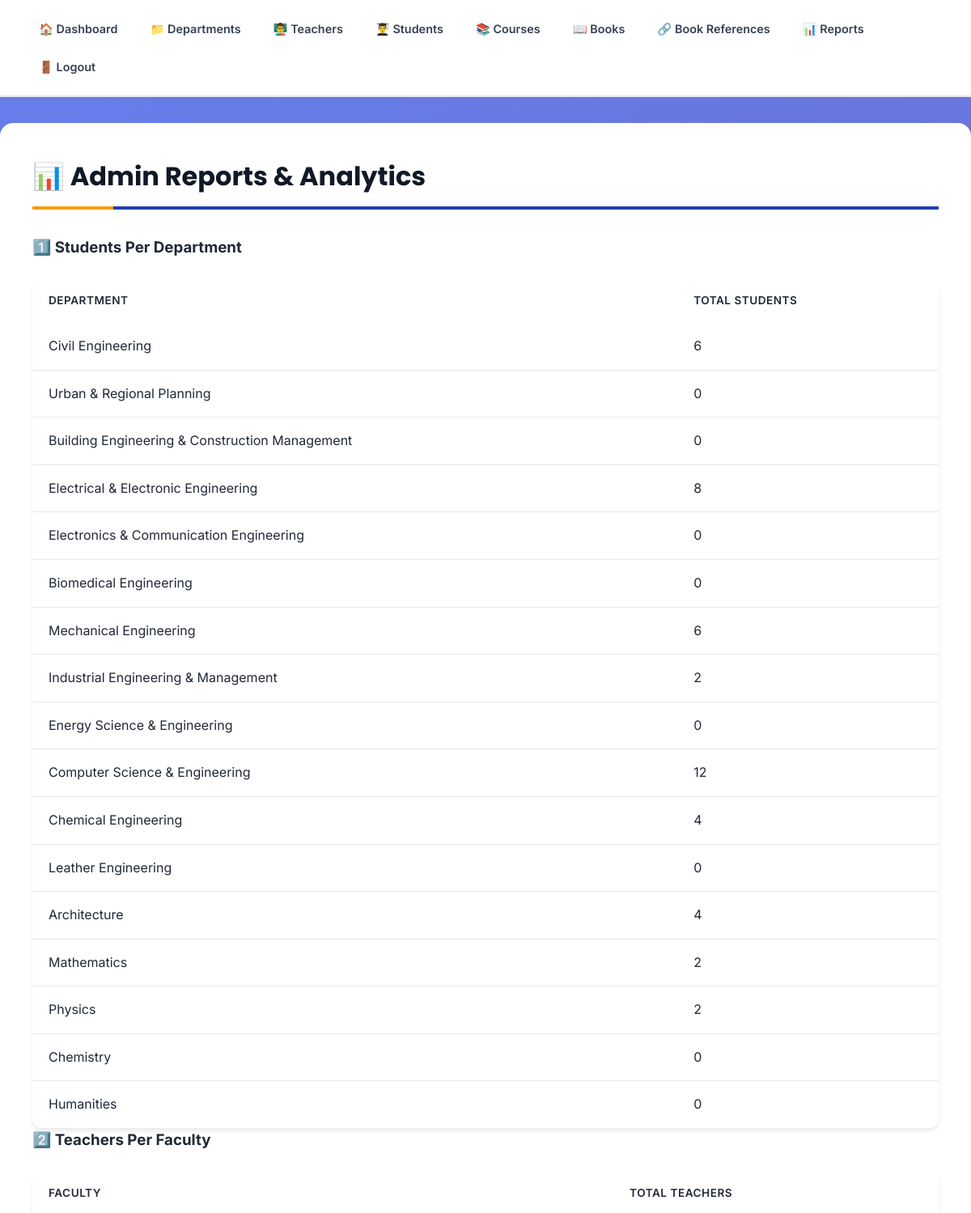
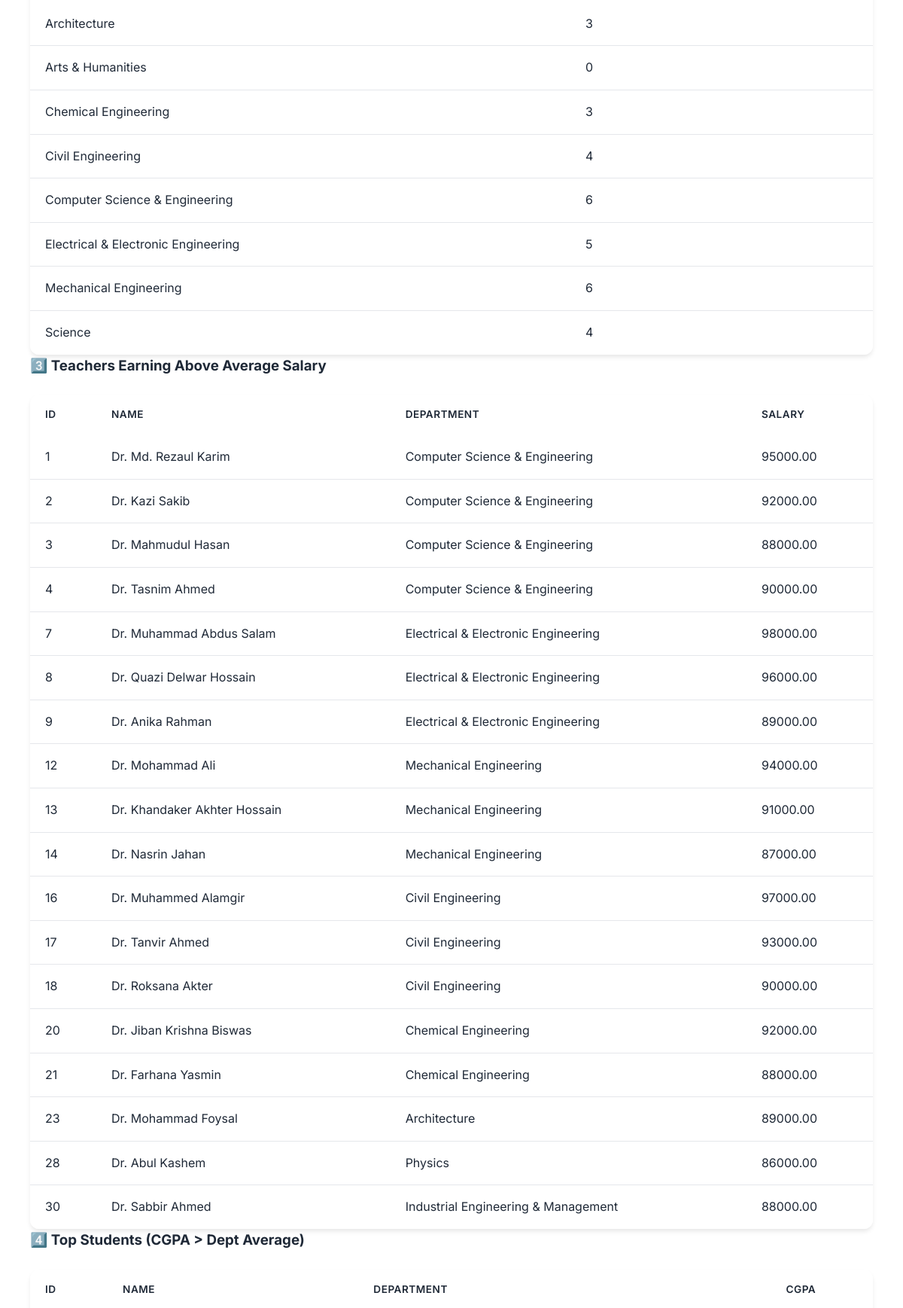
Screenshot of /admin/reports.php (signed in, upper part) with the database file from the repository (2 pictures, top to bottom).
### tables this page shows
CREATE TABLE `departments` (
  `dept_id` int(11) NOT NULL,
  `dept_name` varchar(50) NOT NULL,
  `faculty` varchar(50) NOT NULL,
  `no_of_students` int(11) DEFAULT 0 CHECK (`no_of_students` >= 0)
);

### public/admin/reports.php (the view, shortened to what this page needs)
<?php
require_once __DIR__ . '/../../src/db.php';
?>
<!doctype html>
<html>
<head>
  <link rel="stylesheet" href="../../css/style.css">
</head>
<body>
<?php include __DIR__ . '/../../src/admin_nav.php'; ?>
  <main class="container">
    <h2>📊 Admin Reports & Analytics</h2>
    <section>
      <h3>1️⃣ Students Per Department</h3>
      <?php
      $res=$mysqli->query("SELECT * FROM view_students_per_dept");
      echo '<table class="data-table"><tr><th>Department</th><th>Total Students</th></tr>';
      while($row=$res->fetch_assoc()){
        echo '<tr><td>'.htmlspecialchars($row['dept_name']).'</td><td>'.$row['total_students'].'</td></tr>';
      }
      echo '</table>';
      ?>
    </section>
    <section>
      <h3>2️⃣ Teachers Per Faculty</h3>
      <?php
      $res=$mysqli->query("SELECT * FROM view_teachers_per_faculty");
      echo '<table class="data-table"><tr><th>Faculty</th><th>Total Teachers</th></tr>';
      while($row=$res->fetch_assoc()){
        echo '<tr><td>'.htmlspecialchars($row['faculty']).'</td><td>'.$row['total_teachers'].'</td></tr>';
      }
      echo '</table>';
      ?>
    </section>
    <section>
      <h3>3️⃣ Teachers Earning Above Average Salary</h3>
      <?php
      $res=$mysqli->query("SELECT * FROM view_high_salary_teachers");
      echo '<table class="data-table"><tr><th>ID</th><th>Name</th><th>Department</th><th>Salary</th></tr>';
      while($row=$res->fetch_assoc()){
        echo '<tr><td>'.$row['t_id'].'</td><td>'.htmlspecialchars($row['t_name']).'</td><td>'.
             htmlspecialchars($row['dept_name']).'</td><td>'.$row['salary'].'</td></tr>';
      }
      echo '</table>';
      ?>
    </section>
    <section>
      <h3>4️⃣ Top Students (CGPA > Dept Average)</h3>
      <?php
      echo '<table class="data-table"><tr><th>ID</th><th>Name</th><th>Department</th><th>CGPA</th></tr>';
      echo '</table>';
      ?>
    </section>
  </main>
</body>
</html>

### css/style.css (style rules this page uses)
* { margin: 0; padding: 0; box-sizing: border-box; }
:root { --primary-color: #1e40af; --primary-dark: #1e3a8a; --primary-light: #3b82f6; --secondary-color: #0891b2; --accent-color: #f59e0b; --success-color: #10b981; --danger-color: #ef4444; --warning-color: #f59e0b; --white: #ffffff; --gray-50: #f9fafb; --gray-100: #f3f4f6; --gray-200: #e5e7eb; --gray-300: #d1d5db; --gray-400: #9ca3af; --gray-600: #4b5563; --gray-700: #374151; --gray-800: #1f2937; --gray-900: #111827; --shadow-sm: 0 1px 2px 0 rgba(0, 0, 0, 0.05); --shadow-md: 0 4px 6px -1px rgba(0, 0, 0, 0.1); --shadow-lg: 0 10px 15px -3px rgba(0, 0, 0, 0.1); --shadow-xl: 0 20px 25px -5px rgba(0, 0, 0, 0.1); --radius-sm: 0.375rem; --radius-md: 0.5rem; --radius-lg: 0.75rem; --radius-xl: 1rem; }
body { font-family: 'Inter', -apple-system, BlinkMacSystemFont, 'Segoe UI', sans-serif; background: linear-gradient(135deg, #667eea 0%, #764ba2 100%); background-attachment: fixed; min-height: 100vh; color: var(--gray-800); line-height: 1.6; }
.container { max-width: 1200px; margin: 2rem auto; background: var(--white); padding: 2.5rem; border-radius: var(--radius-xl); box-shadow: var(--shadow-xl); animation: fadeIn 0.5s ease; }
.container h2 { font-family: 'Poppins', sans-serif; font-size: 2rem; font-weight: 700; color: var(--gray-900); border-bottom: 4px solid var(--primary-color); padding-bottom: 0.75rem; margin-bottom: 2rem; position: relative; }
.container h2::after { content: ''; position: absolute; bottom: -4px; left: 0; width: 100px; height: 4px; background: var(--accent-color); }
.data-table { width: 100%; border-collapse: separate; border-spacing: 0; margin-top: 1.5rem; border-radius: var(--radius-lg); overflow: hidden; box-shadow: var(--shadow-md); }
.data-table th { padding: 1rem 1.25rem; text-align: left; font-weight: 600; text-transform: uppercase; font-size: 0.85rem; letter-spacing: 0.5px; }
.data-table td { padding: 1rem 1.25rem; border-bottom: 1px solid var(--gray-200); background: var(--white); transition: background 0.3s ease; }
.data-table tbody tr:last-child td { border-bottom: none; }

### rows the page displays
departments: dept_name "Civil Engineering", total_students "6"
departments: dept_name "Urban & Regional Planning", total_students "0"
departments: dept_name "Building Engineering & Construction Management", total_students "0"
departments: dept_name "Electrical & Electronic Engineering", total_students "8"
departments: dept_name "Electronics & Communication Engineering", total_students "0"
departments: dept_name "Biomedical Engineering", total_students "0"
departments: dept_name "Mechanical Engineering", total_students "6"
departments: dept_name "Industrial Engineering & Management", total_students "2"
departments: dept_name "Energy Science & Engineering", total_students "0"
departments: dept_name "Computer Science & Engineering", total_students "12"
departments: dept_name "Chemical Engineering", total_students "4"
departments: dept_name "Leather Engineering", total_students "0"
departments: dept_name "Architecture", total_students "4"
departments: dept_name "Mathematics", total_students "2"
departments: dept_name "Physics", total_students "2"
departments: dept_name "Chemistry", total_students "0"
departments: dept_name "Humanities", total_students "0"

### other values shown
$row['faculty'] "Architecture"
$row['total_teachers'] "3"
$row['faculty'] "Arts & Humanities"
$row['total_teachers'] "0"
$row['faculty'] "Chemical Engineering"
$row['faculty'] "Civil Engineering"
$row['total_teachers'] "4"
$row['faculty'] "Computer Science & Engineering"
$row['total_teachers'] "6"
$row['faculty'] "Electrical & Electronic Engineering"
$row['total_teachers'] "5"
$row['faculty'] "Mechanical Engineering"
$row['faculty'] "Science"
$row['t_id'] "1"
$row['t_name'] "Dr. Md. Rezaul Karim"
